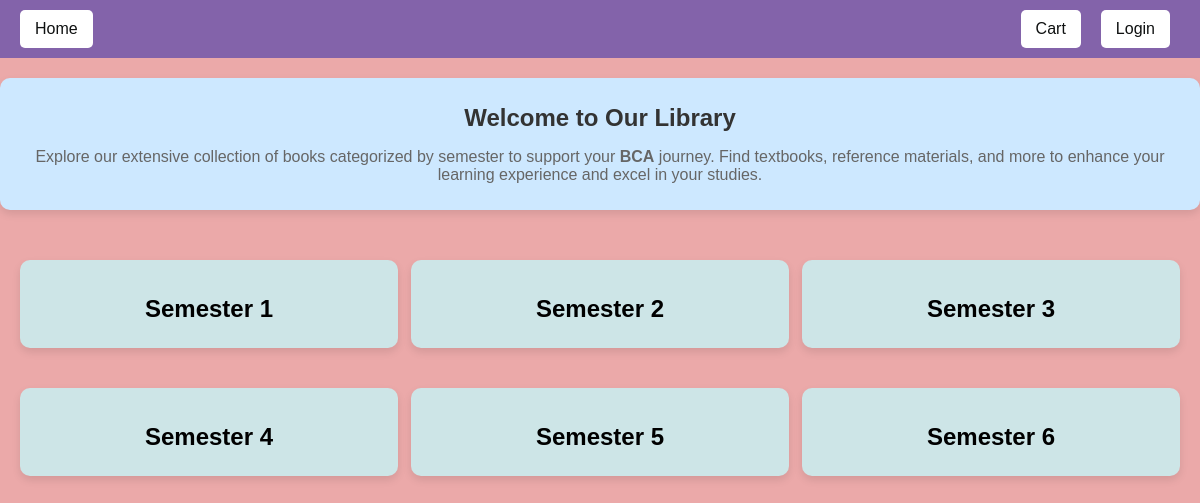
The app's page /, older data.
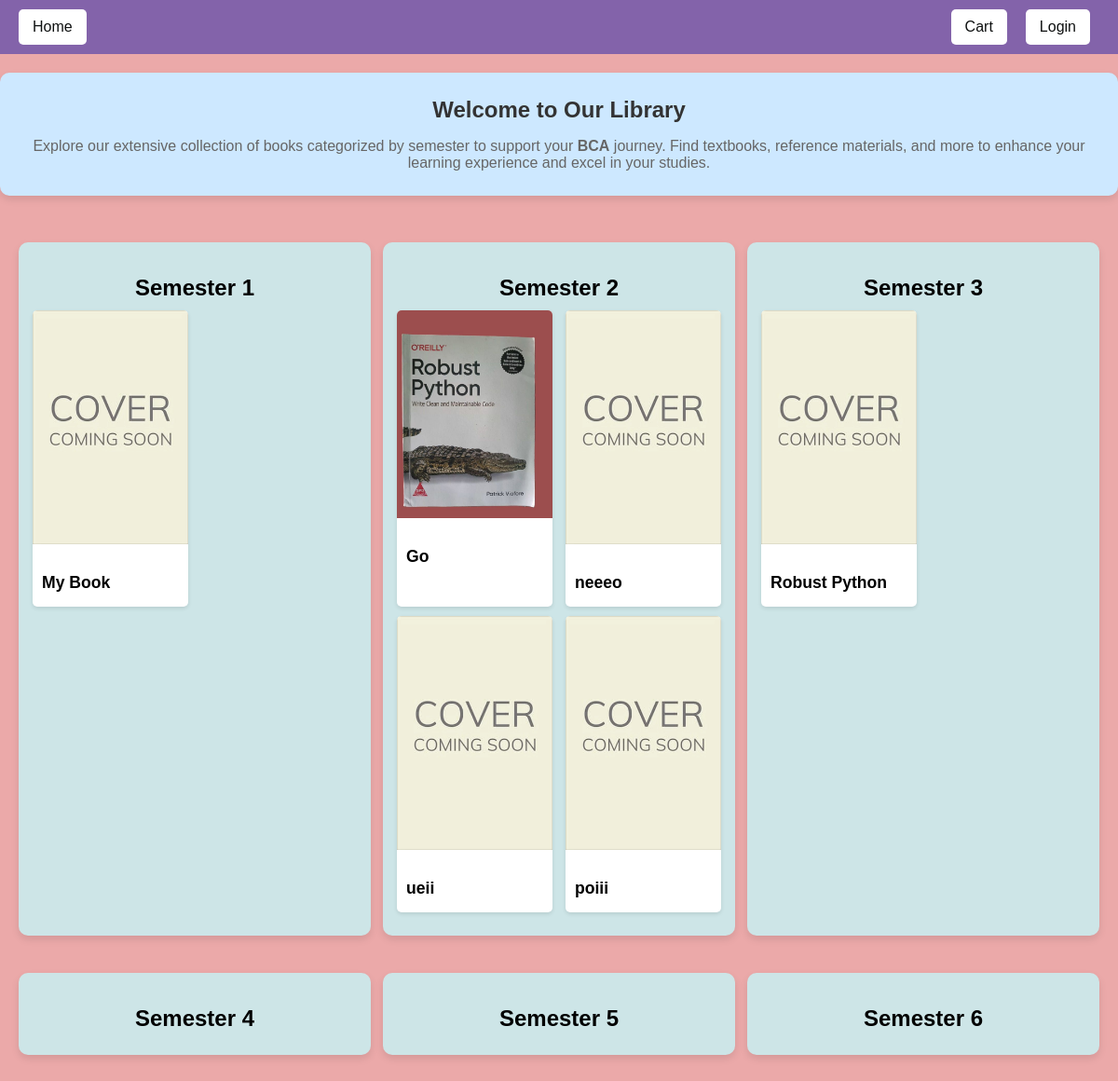
The same page, newer data.
### library/models.py (models this page shows, shortened)
class Book(models.Model):
    SEMESTER_CHOICES = [
        (1, 'Semester 1'),
        (2, 'Semester 2'),
        (3, 'Semester 3'),
        (4, 'Semester 4'),
        (5, 'Semester 5'),
        (6, 'Semester 6'),
    ]
    name = models.CharField(max_length=255)
    image = models.ImageField(upload_to='img/', default='img/placeholder_book.webp')
    quantity = models.PositiveIntegerField()
    semester = models.PositiveSmallIntegerField(choices=SEMESTER_CHOICES)

### library/views.py (the view)
# urls.py: path("", home_page, name="home_page"),
def home_page(request):
    books_by_semester_half = {}
    for semester in range(1, 4):  # Assuming semesters range from 1 to 6
        books = Book.objects.filter(semester=semester)
        if books.count() > 4:
            books = books[:4]
        books_by_semester_half[semester] = books
    books_by_semester = {}
    for semester in range(4, 7):  # Assuming semesters range from 1 to 6
        books = Book.objects.filter(semester=semester)
        if books.count() > 4:
            books = books[:4]
        books_by_semester[semester] = books
    context = {
        'MEDIA_URL': settings.MEDIA_URL,
        'books_by_sem_1to3': books_by_semester_half,
        'books_by_sem_4to6': books_by_semester,
    }
    return render(request, "library/index.html", context=context)

### library/templates/library/index.html (shortened to what this page needs)
{% load static %}
<!DOCTYPE html>
<html lang="en">
<head>
    <link rel="stylesheet" href="{% static 'library/index.css'%}">
</head>
<body>
    <div class="header">
        <div class="left-section">
            <a href="{% url 'library:home_page' %}" class="home-button">Home</a>
        </div>
        <div class="right-section">
        <a href="{% url 'order:cart' %}" class="logout-button">Cart</a>
        {% if user.is_authenticated %}
        <form  action="{% url 'students:logout' %}" method="post">
                {% csrf_token %}
                <button type="submit" class="logout-button" >Logout</button>
        </form>
        {% else %}
        <form  action="{% url 'students:login' %}" method="post">
                <button type="submit" class="logout-button" >Login</button>
        </form>
        {% endif %}
        </div>
    </div>
    <div class="introduction">
        <h1>Welcome to Our Library</h1>
        <p>Explore our extensive collection of books categorized by semester to support your <strong>BCA</strong> journey.
           Find textbooks, reference materials, and more to enhance your learning experience and excel in your studies.</p>
    </div>
    <div class="container">
        <div class="row">
            {% for sem, books in books_by_sem_1to3.items %}
            <div class="semester-card">
                <a href="{% url 'library:books_details' sem %}" class="semester-card-link">
                <h2 class="semester-title">Semester {{sem}}</h2>
                <div class="books">
                    {% for book in books %}
                    <div class="book-card">
                        <img src="{{book.image.url}}" alt="Book 1">
                        <div class="book-card-body">
                            <h3 class="book-title">{{book.name}}</h3>
                        </div>
                    </div>
                    {% endfor %}
                </div>
                </a>
            </div>
            {% endfor %}
        </div>
        <div class="row">
            {% for sem, books in books_by_sem_4to6.items %}
            <div class="semester-card">
                <h2 class="semester-title">Semester {{sem}}</h2>
            </div>
            {% endfor %}
        </div>
    </div>
</body>
</html>

### library/static/library/index.css (style rules this page uses)
body { font-family: Arial, sans-serif; background-color: #eba9a9; color: black; margin: 0; padding: 0; }
.container { max-width: 1200px; margin: 0 auto; padding: 20px; }
.header { background-color: #8363aa; color: white; padding: 10px 20px; display: flex; justify-content: space-between; align-items: center; }
.header .left-section { display: flex; align-items: center; }
.header .home-button { background-color: white; color: #0f1111; padding: 10px 15px; border: none; border-radius: 5px; text-decoration: none; font-size: 1em; }
.header .right-section { display: flex; align-items: center; }
.header .logout-button { background-color: white; color: #0f1111; padding: 10px 15px; border: none; border-radius: 5px; text-decoration: none; font-size: 1em; margin-left: 10px; margin-right: 10px; }
.right-section > form > button { cursor: pointer; }
.introduction { text-align: center; margin: 20px auto; padding: 10px; background-color: #cde8ff; border-radius: 10px; font-family: 'Arial', sans-serif; box-shadow: 0 4px 8px rgba(0,0,0,0.1); margin-bottom: 30px; }
.introduction h1 { font-size: 24px; color: #333; }
.introduction p { font-size: 16px; color: #666; }
.row { display: flex; flex-wrap: wrap; justify-content: space-between; margin-bottom: 20px; }
.semester-card { background-color: #cde5e7; color: black; border-radius: 10px; width: 30%; margin-bottom: 20px; box-shadow: 0 4px 8px rgba(0, 0, 0, 0.1); padding: 15px; transition: transform 0.2s; }
.semester-title { font-size: 1.5em; margin-bottom: 10px; text-align: center; }
.semester-card-link { display: block; text-decoration: none; color: inherit; }
.books { display: flex; flex-wrap: wrap; justify-content: space-between; }
.book-card { background-color: white; color: black; border-radius: 5px; width: 48%; margin-bottom: 10px; box-shadow: 0 2px 4px rgba(0, 0, 0, 0.1); }
.book-card img { width: 100%; border-top-left-radius: 5px; border-top-right-radius: 5px; }
.book-card-body { padding: 10px; }
.book-title { font-size: 1.1em; margin-bottom: 5px; }

Row changes from the older to the newer data that the page shows:
added Book: image (placeholder picture), name "My Book", shown under "1"
added Book: image (picture), name "Go", shown under "2"
added Book: image (placeholder picture), name "neeeo", shown under "2"
added Book: image (placeholder picture), name "ueii", shown under "2"
added Book: image (placeholder picture), name "poiii", shown under "2"
added Book: image (placeholder picture), name "Robust Python", shown under "3"
